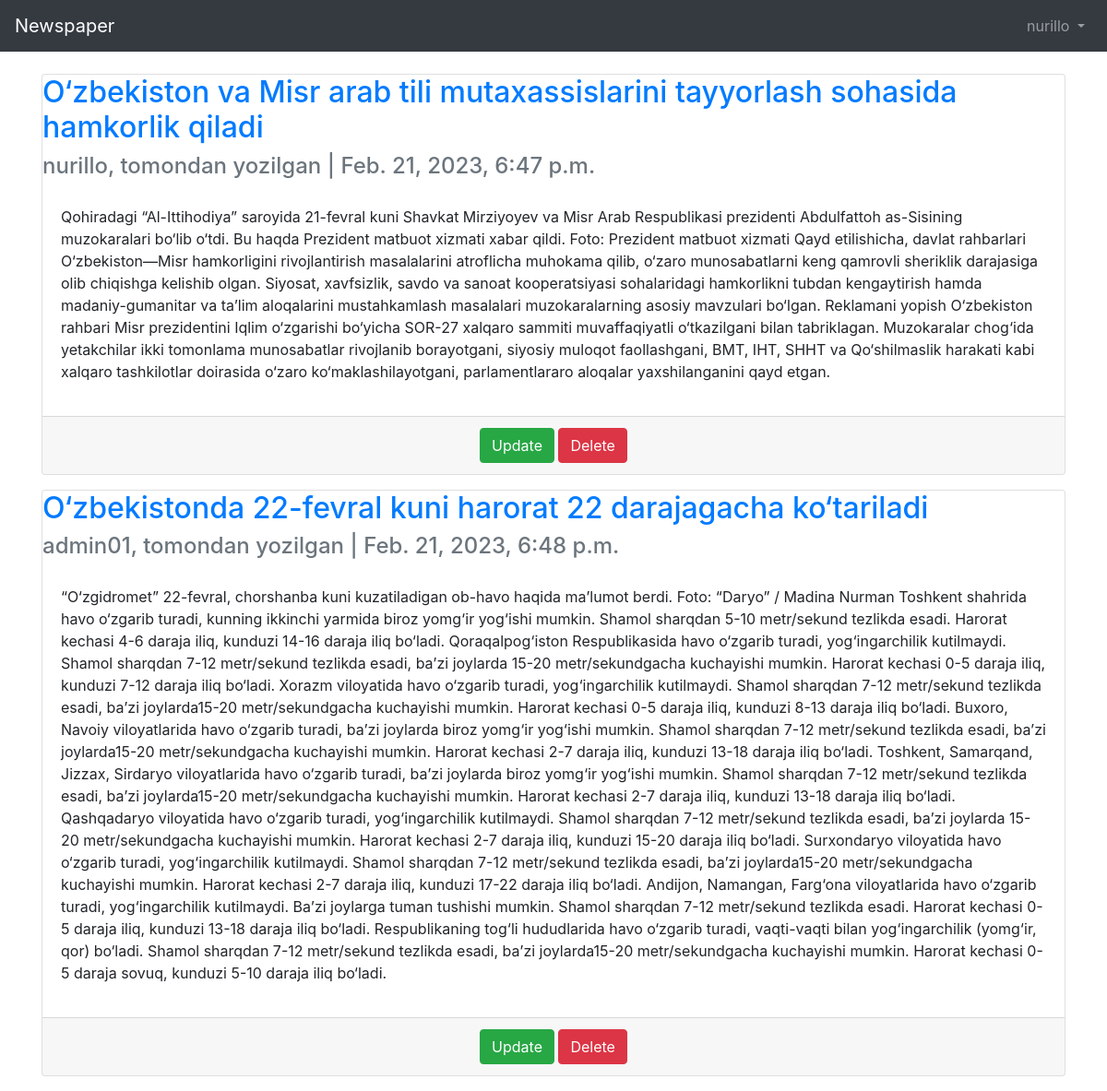
The page / (signed in) on the database its author committed.
### users/models.py (models this page shows)
class CustomUser(AbstractUser):
    firstname = models.CharField(max_length=50)
    lastname = models.CharField(max_length=100)
    email = models.EmailField(max_length=100)
    age = models.PositiveIntegerField(null=True, blank=True)
    address = models.CharField(max_length=200)
    phone = models.CharField(max_length=20)
    job = models.CharField(max_length=50)

### articles/models.py (models this page shows, shortened)
class Article(models.Model):
    author = models.ForeignKey(
        get_user_model(),
        on_delete=models.CASCADE,
    )
    title = models.CharField(max_length=255)
    body = models.TextField()
    date = models.DateTimeField(auto_now_add=True)

### articles/views.py (the view)
# urls.py: path('', ArticleListView.as_view(), name='article_list'),
class ArticleListView(ListView):
    model = Article
    template_name = 'article_list.html'

### templates/article_list.html
{% extends 'base.html'%} {%block title%} Articles {%endblock%} {%block content%} {% for i in object_list%}
<div class="card mb-3">
    <div class="card_header">
        <span class="font-weight-bold">
        <h2>
            <a href="{%url 'article_detail' i.pk%}" class="text-justify">
                {{i.title}}
            </a>
        </h2>
       </span>
        <span class="text-muted">
        <h4>
            {{i.author}}, tomondan yozilgan | {{i.date}}
        </h4>
       </span>
    </div>
    <div class="card-body">
        <p>
            {{i.body}}
        </p>
    </div>
    <div class="card-footer text-center text-muted">
        <a href="{%url 'article_update' i.pk%}" class="btn btn-success">Update</a> <a href="{%url 'article_delete' i.pk%}" class="btn btn-danger">Delete</a>
    </div>
</div>
{%endfor%} {%endblock%}

### templates/base.html (shortened to what this page needs)
<!DOCTYPE html>
<html lang="en">
<head>
    <link rel="stylesheet" href="https://cdn.jsdelivr.net/npm/bootstrap@4.0.0/dist/css/bootstrap.min.css">
</head>
<body>
    <header>
        <nav class="navbar navbar-expand-md navbar-dark bg-dark mb-4">
            <a class="navbar-brand" href="{% url 'article_list' %}">Newspaper</a>
            <div class="collapse navbar-collapse" id="navbarCollapse">
                {% if user.is_authenticated %}
                <ul class="navbar-nav ml-auto">
                    <li class="nav-item">
                        <a class="nav-link dropdown-toggle" href="#" id="userMenu" data-toggle="dropdown" aria-haspopup="true" aria-expanded="false">
            {{ user.username }}
            </a>
                    </li>
                </ul>
                {% endif %}
            </div>
        </nav>
        <div class="container">
            {% block content %} {% endblock content %}
        </div>
    </header>
</body>
</html>

### rows shown on the page
CustomUser: username "nurillo"
Article: title "O‘zbekiston va Misr arab tili mutaxassislarini tayyorlash sohasida hamkorlik qiladi", author "nurillo", date "Feb. 21, 2023, 6:47 p.m.", body "Qohiradagi “Al-Ittihodiya” saroyida 21-fevral kuni Shavkat Mirziyoyev va Misr Arab Respublikasi prezidenti Abdulfattoh as-Sisining muzokaralari bo‘lib o‘tdi. Bu haqda Prezident matbuot xizmati xabar qildi. Foto: Prezident matbuot xizmati Qayd etilishicha, davlat rahbarlari O‘zbekiston—Misr hamkorligini rivojlantirish masalalarini atroflicha muhokama qilib, o‘zaro munosabatlarni keng qamrovli sheriklik darajasiga olib chiqishga kelishib olgan. Siyosat, xavfsizlik, savdo va sanoat kooperatsiyasi sohalaridagi hamkorlikni tubdan kengaytirish hamda madaniy-gumanitar va ta’lim aloqalarini mustahkamlash masalalari muzokaralarning asosiy mavzulari bo‘lgan. Reklamani yopish O‘zbekiston rahbari Misr…"
Article: title "O‘zbekistonda 22-fevral kuni harorat 22 darajagacha ko‘tariladi", author "admin01", date "Feb. 21, 2023, 6:48 p.m.", body "“O‘zgidromet” 22-fevral, chorshanba kuni kuzatiladigan ob-havo haqida ma’lumot berdi. Foto: “Daryo” / Madina Nurman Toshkent shahrida havo o‘zgarib turadi, kunning ikkinchi yarmida biroz yomg‘ir yog‘ishi mumkin. Shamol sharqdan 5-10 metr/sekund tezlikda esadi. Harorat kechasi 4-6 daraja iliq, kunduzi 14-16 daraja iliq bo‘ladi. Qoraqalpog‘iston Respublikasida havo o‘zgarib turadi, yog‘ingarchilik kutilmaydi. Shamol sharqdan 7-12 metr/sekund tezlikda esadi, baʼzi joylarda 15-20 metr/sekundgacha kuchayishi mumkin. Harorat kechasi 0-5 daraja iliq, kunduzi 7-12 daraja iliq bo‘ladi. Xorazm viloyatida havo o‘zgarib turadi, yog‘ingarchilik kutilmaydi. Shamol sharqdan 7-12 metr/sekund tezlikda…"
